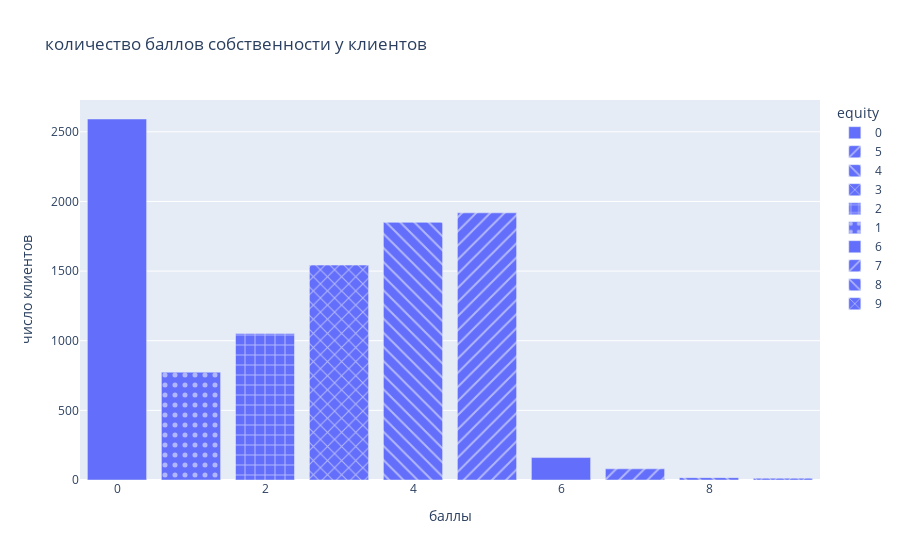

Notebook code for this chart:
### Code cell
fig = px.bar(df_equity, x='equity', y='count', pattern_shape="equity", title='количество баллов собственности у клиентов')
fig.update_layout(
    xaxis_title="баллы",
    yaxis_title="число клиентов")

fig.show()

### Figure 1 — Plotly figure (JSON) as saved in the notebook; plotly's stock layout.template omitted (floating-point values rounded to 4 significant figures)
{"data": [{"alignmentgroup": "True", "hovertemplate": "equity=%{x}<br>count=%{y}<extra></extra>", "legendgroup": "0", "marker": {"color": "#636efa", "pattern": {"shape": ""}}, "name": "0", "offsetgroup": "0", "orientation": "v", "showlegend": true, "textposition": "auto", "type": "bar", "x": [0], "xaxis": "x", "y": [2592], "yaxis": "y"}, {"alignmentgroup": "True", "hovertemplate": "equity=%{x}<br>count=%{y}<extra></extra>", "legendgroup": "5", "marker": {"color": "#636efa", "pattern": {"shape": "/"}}, "name": "5", "offsetgroup": "5", "orientation": "v", "showlegend": true, "textposition": "auto", "type": "bar", "x": [5], "xaxis": "x", "y": [1918], "yaxis": "y"}, {"alignmentgroup": "True", "hovertemplate": "equity=%{x}<br>count=%{y}<extra></extra>", "legendgroup": "4", "marker": {"color": "#636efa", "pattern": {"shape": "\\"}}, "name": "4", "offsetgroup": "4", "orientation": "v", "showlegend": true, "textposition": "auto", "type": "bar", "x": [4], "xaxis": "x", "y": [1850], "yaxis": "y"}, {"alignmentgroup": "True", "hovertemplate": "equity=%{x}<br>count=%{y}<extra></extra>", "legendgroup": "3", "marker": {"color": "#636efa", "pattern": {"shape": "x"}}, "name": "3", "offsetgroup": "3", "orientation": "v", "showlegend": true, "textposition": "auto", "type": "bar", "x": [3], "xaxis": "x", "y": [1543], "yaxis": "y"}, {"alignmentgroup": "True", "hovertemplate": "equity=%{x}<br>count=%{y}<extra></extra>", "legendgroup": "2", "marker": {"color": "#636efa", "pattern": {"shape": "+"}}, "name": "2", "offsetgroup": "2", "orientation": "v", "showlegend": true, "textposition": "auto", "type": "bar", "x": [2], "xaxis": "x", "y": [1052], "yaxis": "y"}, {"alignmentgroup": "True", "hovertemplate": "equity=%{x}<br>count=%{y}<extra></extra>", "legendgroup": "1", "marker": {"color": "#636efa", "pattern": {"shape": "."}}, "name": "1", "offsetgroup": "1", "orientation": "v", "showlegend": true, "textposition": "auto", "type": "bar", "x": [1], "xaxis": "x", "y": [774], "yaxis": "y"}, {"alignmentgroup": "True", "hovertemplate": "equity=%{x}<br>count=%{y}<extra></extra>", "legendgroup": "6", "marker": {"color": "#636efa", "pattern": {"shape": ""}}, "name": "6", "offsetgroup": "6", "orientation": "v", "showlegend": true, "textposition": "auto", "type": "bar", "x": [6], "xaxis": "x", "y": [161], "yaxis": "y"}, {"alignmentgroup": "True", "hovertemplate": "equity=%{x}<br>count=%{y}<extra></extra>", "legendgroup": "7", "marker": {"color": "#636efa", "pattern": {"shape": "/"}}, "name": "7", "offsetgroup": "7", "orientation": "v", "showlegend": true, "textposition": "auto", "type": "bar", "x": [7], "xaxis": "x", "y": [80], "yaxis": "y"}, {"alignmentgroup": "True", "hovertemplate": "equity=%{x}<br>count=%{y}<extra></extra>", "legendgroup": "8", "marker": {"color": "#636efa", "pattern": {"shape": "\\"}}, "name": "8", "offsetgroup": "8", "orientation": "v", "showlegend": true, "textposition": "auto", "type": "bar", "x": [8], "xaxis": "x", "y": [17], "yaxis": "y"}, {"alignmentgroup": "True", "hovertemplate": "equity=%{x}<br>count=%{y}<extra></extra>", "legendgroup": "9", "marker": {"color": "#636efa", "pattern": {"shape": "x"}}, "name": "9", "offsetgroup": "9", "orientation": "v", "showlegend": true, "textposition": "auto", "type": "bar", "x": [9], "xaxis": "x", "y": [13], "yaxis": "y"}], "layout": {"barmode": "relative", "legend": {"title": {"text": "equity"}, "tracegroupgap": 0}, "title": {"text": "количество баллов собственности у клиентов"}, "xaxis": {"anchor": "y", "categoryarray": [0, 5, 4, 3, 2, 1, 6, 7, 8, 9], "categoryorder": "array", "domain": [0, 1], "title": {"text": "баллы"}}, "yaxis": {"anchor": "x", "domain": [0, 1], "title": {"text": "число клиентов"}}}}
